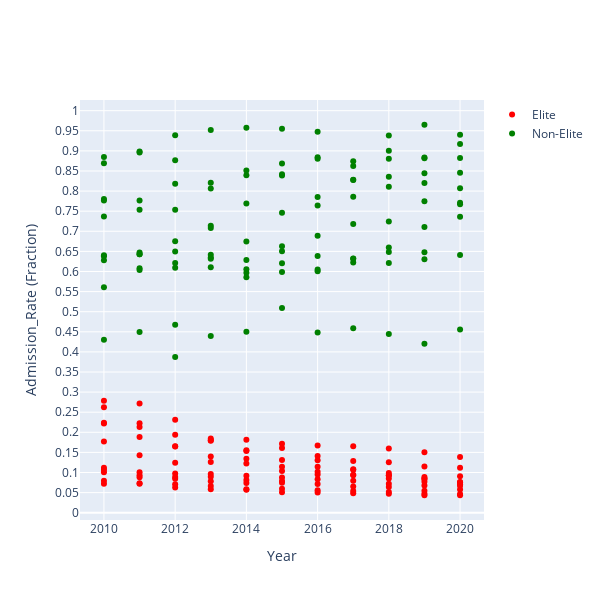

The notebook cell saved with this chart:
### Code cell
fig = go.Figure()
fig.add_trace(go.Scatter(
    x=year,
    y=admittanceTier1['ADM_RATE_ALL'],
    marker_color="red",
    mode="markers",
    name="Elite"
))

fig.add_trace(go.Scatter(
    x=year,
    y=admittanceTier2['ADM_RATE_ALL'],
    marker_color="green",
    mode="markers",
    name="Non-Elite"
))
fig.update_layout(
    yaxis=dict(dtick=0.05, title="Admission_Rate (Fraction)"),
    xaxis=dict(title="Year"),
)
fig.layout.update(dict(width=600, height=600))
fig.show()
